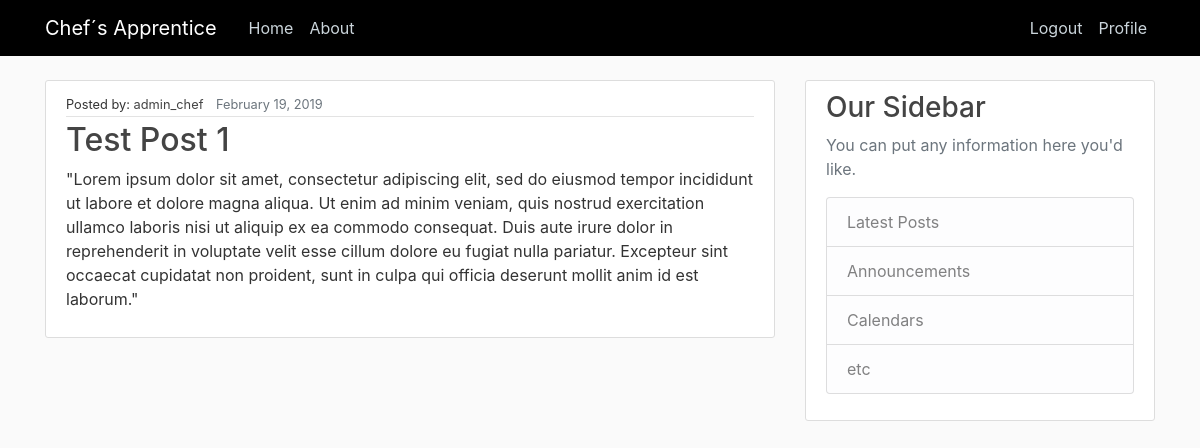
Page / (signed in) on the earlier database version.
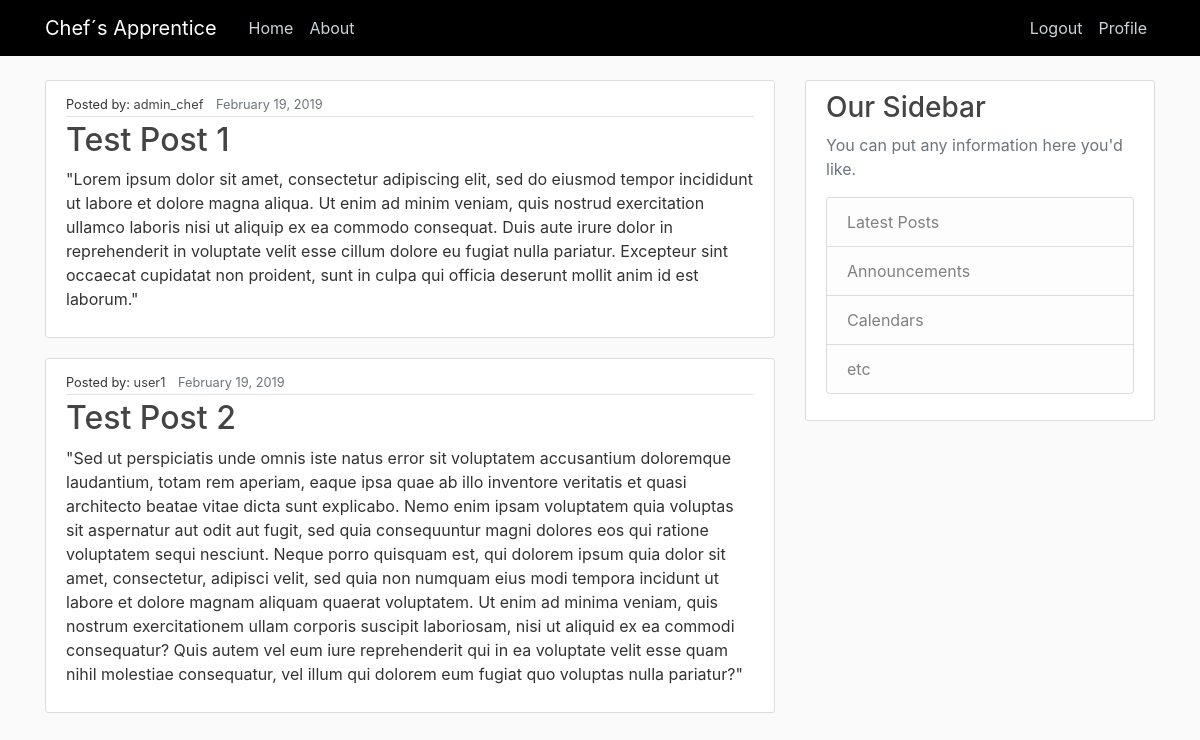
Same page on the later database version.
### chefs_apprentice/models.py (models this page shows, shortened)
class Post(models.Model):
    title = models.CharField(max_length=100)
    content = models.TextField()
    date_posted = models.DateTimeField(default=timezone.now) #DateTimeField(auto_now=True) ville satt datoen til akkurat nå
    author = models.ForeignKey(User, on_delete=models.CASCADE) #on_delete=models.CASCADE sier at hvis brukeren blir slettet vil postene også bli slettet

### chefs_apprentice/views.py (the view)
# urls.py: path('', views.home, name='chef-home'),
@login_required
def home(request):
    context = {
        'posts': Post.objects.all()
    }
    return render(request, 'chefs_apprentice/home.html', context)

### chefs_apprentice/templates/chefs_apprentice/home.html
{% extends "chefs_apprentice/base.html" %}
{% block content%}
  {% for post in posts %}
      <article class="media content-section">
        <div class="media-body">
          <div class="article-metadata">
            <small>Posted by: <a class="mr-2" href="profile">{{ post.author }}</a></small>
            <small class="text-muted">{{ post.date_posted|date:"F d, Y" }}</small>
          </div>
            <h2><a class="article-title" href="#">{{ post.title }}</a></h2>
            <p class="article-content">{{ post.content }}</p>
        </div>
      </article>
  {% endfor  %}
{% endblock content %}

Differences in the rows shown:
added Post: author "user1", date_posted "February 19, 2019", title "Test Post 2", content "\"Sed ut perspiciatis unde omnis iste natus error sit voluptatem accusantium doloremque laudantium, totam rem aperiam, eaque ipsa quae ab illo inventore veritatis et quasi architecto beatae vitae dicta sunt explicabo. Nemo enim ipsam voluptatem quia voluptas sit aspernatur aut odit aut fugit, sed quia consequuntur magni dolores eos qui ratione voluptatem sequi nesciunt. Neque porro quisquam est, qui dolorem ipsum quia dolor sit amet, consectetur, adipisci velit, sed quia non numquam eius modi tempora incidunt ut labore et dolore magnam aliquam quaerat voluptatem. Ut enim ad minima veniam, quis nostrum exercitationem ullam corporis suscipit laboriosam, nisi ut aliquid ex ea commodi…"
